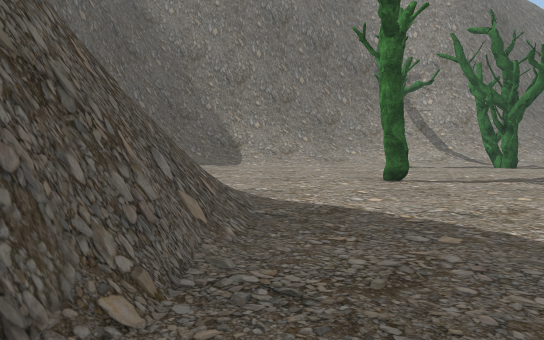
View 1 (above)

23 first-person views from a walk through a 3-D level made in the Unity game engine. The camera is 1.5 m above the floor, tilts 4° down and sees 75° across. The floor is counted in squares, 2 m on a side. Each view is taken from the middle of a square. On the plan, view 1 faces up. The plan holds only what a view shows up to about 11 squares ahead; the rest is blank. The place goes on beyond the plan. The player character is not drawn. Some surface patterns are stand-ins.

View 2
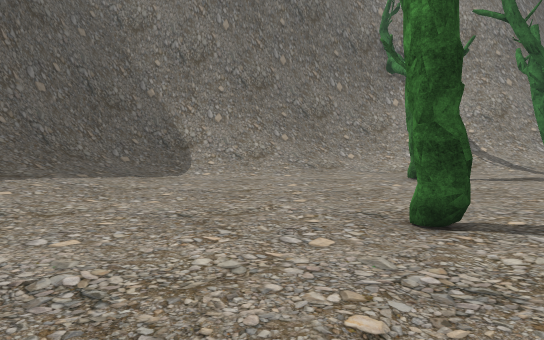

View 3
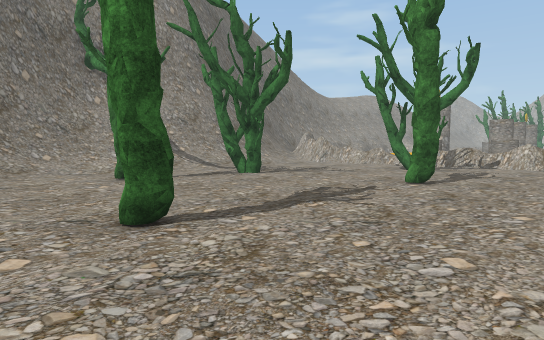

View 4
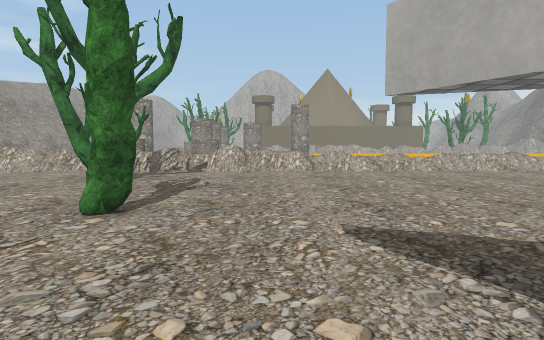

View 5
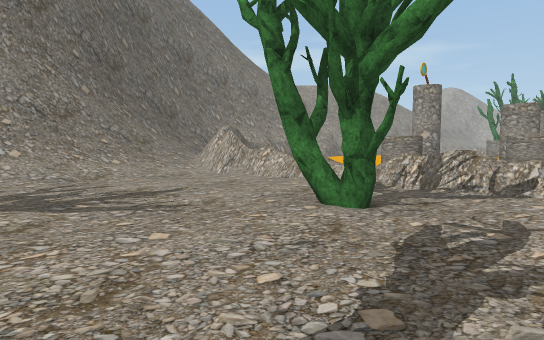

View 6
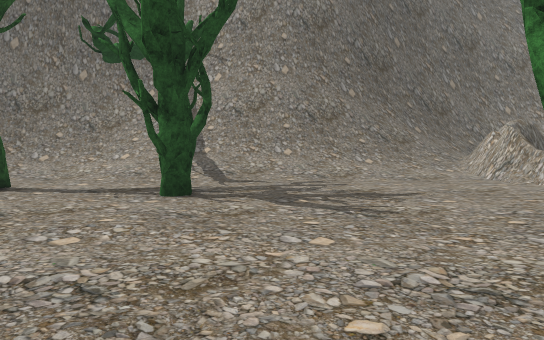

View 7
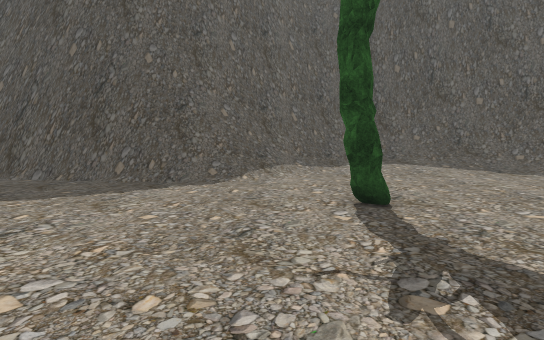

View 8
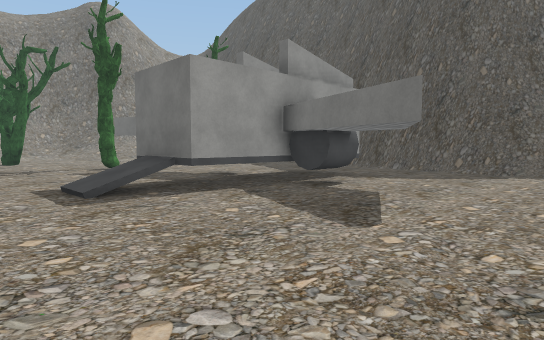

View 9
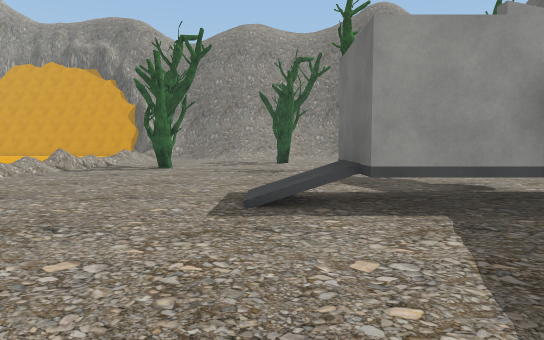

View 10
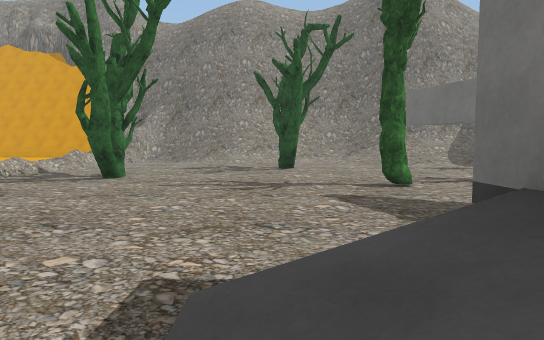

View 11
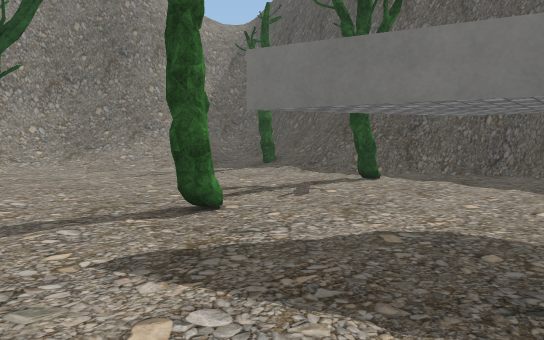

View 12
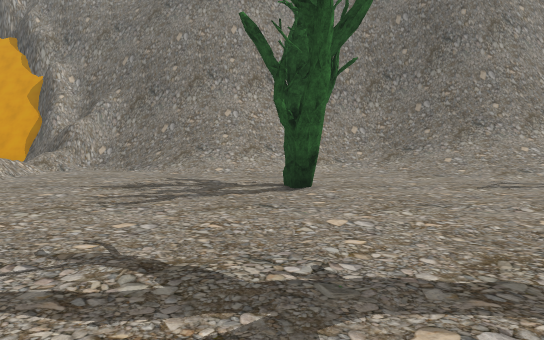

View 13
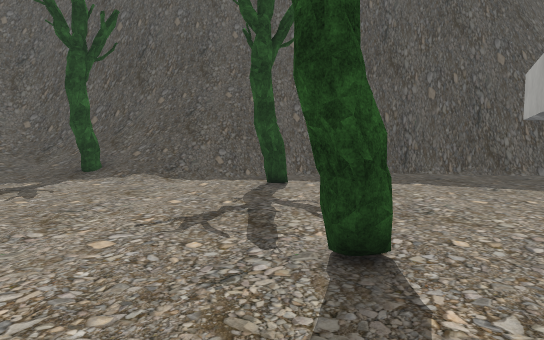

View 14
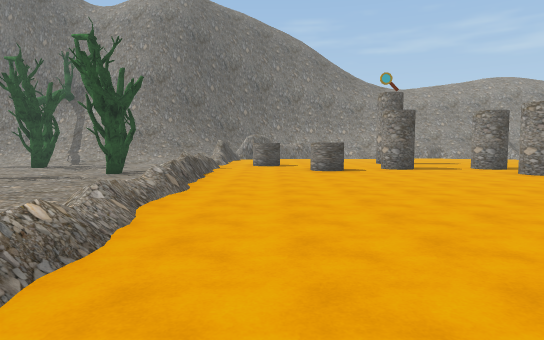

View 15
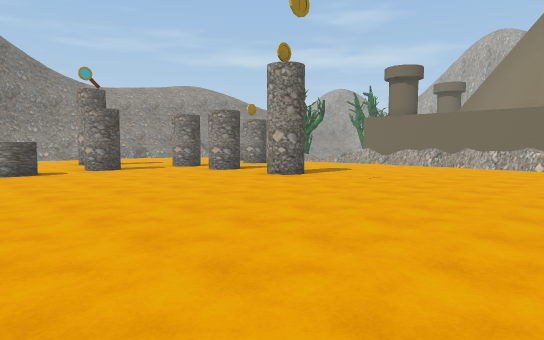

View 16
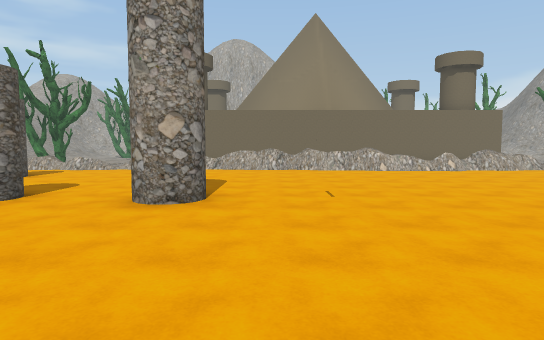

View 17
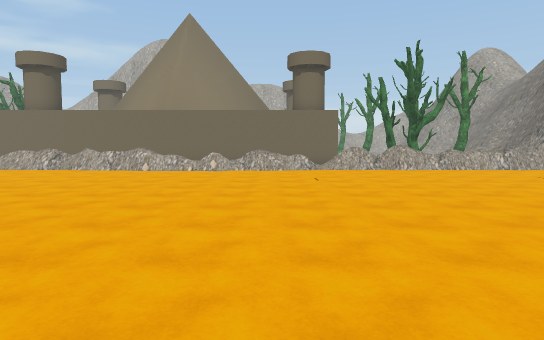

View 18
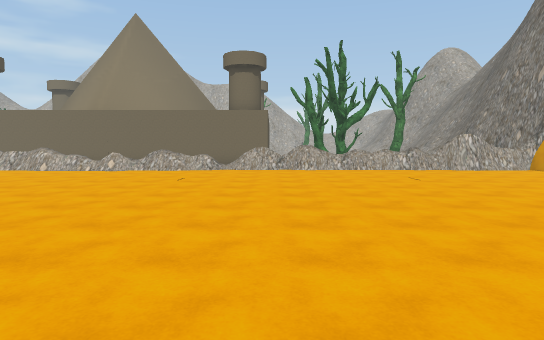

View 19
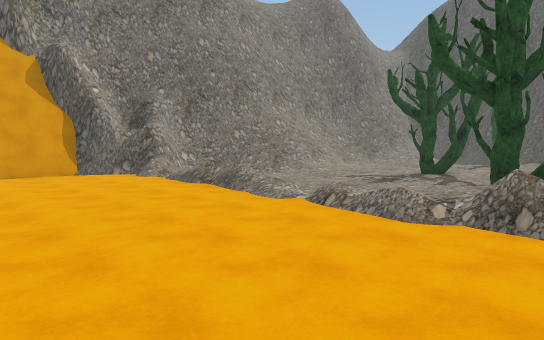

View 20
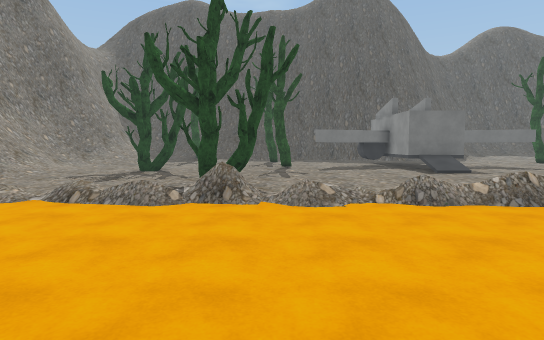

View 21
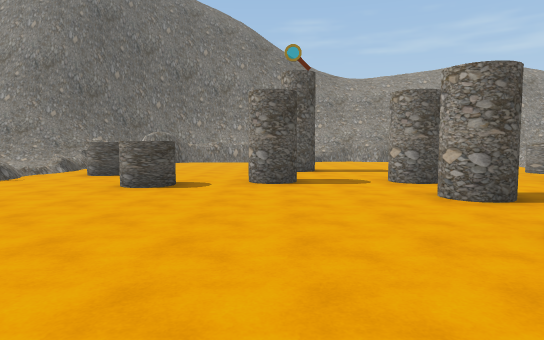

View 22
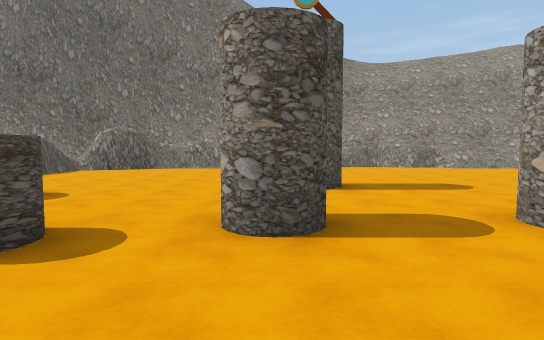

View 23
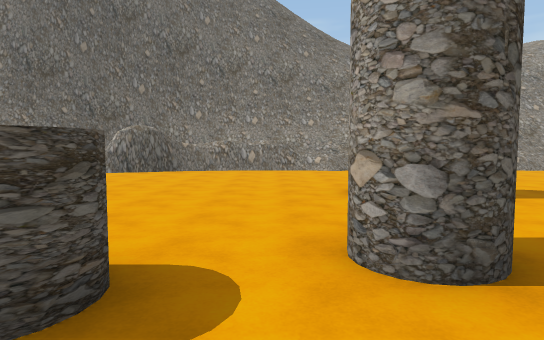

### Floor plan
Key: @ floor where view 1 was taken; # wall or solid block; . main floor; - floor 0.25 m lower than the main floor; : floor 1 m higher than the main floor; / step, stairs or slope; = window, fence, low wall or low ledge; ^ raised ledge; T thing the floor can be seen under or through; O other object.
Columns run from 5 left of view 1 to 30 right of it. Each row starts with its distance up from view 1.
 16        ###/ ######//###...........
 15    #####///////////##.............
 14  ####//////////////##............
 13 ##=/////-----------/^............
 12 ##//-----O---O-----//...........
 11  ///---------O-----/=......#...   O
 10  ///---------------//.O........ .OO
  9  ///-------------O-/=......... ....=
  8  //--------------O-/=...O.O..O .O..=
  7  #//----O----O-----/=............../
  6  #=//--------------/=........O...../
  5  ##//---------------:............
  4   ##//--------------:..........  ..=
  3   ###---------------/........#.....=
  2     #----#----------/..............=
  1    ##--###TTT-------/..............=
  0    #/@-     T/------/..............=
 -1    #/--     T-------/..............=
 -2    #----- ----------/..............=
 -3   ##----------------/..............=
 -4   ##----------------/..............=
 -5    #----------------/..............=
 -6    #/-O----O--------/..............=
 -7   =#//-----------O-/=..............=
 -8   #///-----------O--/..............=
 -9   #////-------------/..............#
-10   #//O/------O-----//.... .........^
-11   #////-----OO-----//...   ........^
-12   #//////----------//...     ......=
-13   #// /////--///---//...      .....=
-14   #  ###//////////-//...        ...#
-15      ################...         ..=

Where each view was taken, in squares from view 1:
view 1: 0 up, 0 right, facing up
view 2: 4 up, 1 right, facing up
view 3: 4 up, 1 right, facing up-right
view 4: 5 up, 4 right, facing right
view 5: 6 up, 8 right, facing up-right
view 6: 6 up, 9 right, facing up
view 7: 6 up, 7 right, facing left
view 8: 6 up, 10 right, facing down-left
view 9: 5 up, 8 right, facing down
view 10: 1 up, 8 right, facing down
view 11: 2 down, 8 right, facing down-left
view 12: 4 down, 8 right, facing down
view 13: 6 down, 8 right, facing left
view 14: 3 down, 17 right, facing up
view 15: 3 down, 17 right, facing up-right
view 16: 2 up, 19 right, facing right
view 17: 5 down, 19 right, facing right
view 18: 8 down, 19 right, facing right
view 19: 6 down, 19 right, facing down-left
view 20: 6 down, 20 right, facing left
view 21: 1 up, 21 right, facing up
view 22: 5 up, 21 right, facing up
view 23: 6 up, 20 right, facing up
